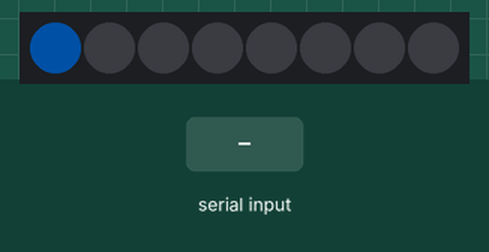
Recording of a sketch running on a simulated Arduino Uno, built with avr-gcc and run on an emulated ATmega328P. Shown: 8 RGB LEDs in strip order, left to right. The inputs (shaded band) are chosen by the test bench. Dim RGB values are drawn brighter than linear.

Above: at 1.2 s.
1.3 s: "90,45\n" received over Serial
At 2.1 s:
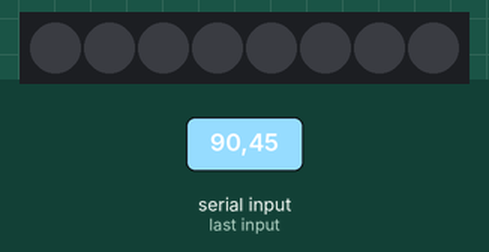
3.8 s: "v1\n" received over Serial
At 4.6 s:
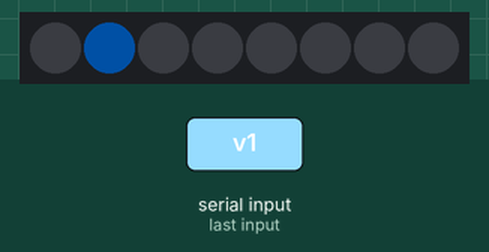
Timing chart, 0 to 6.8 s (numbered marks = the images above; inputs shaded):
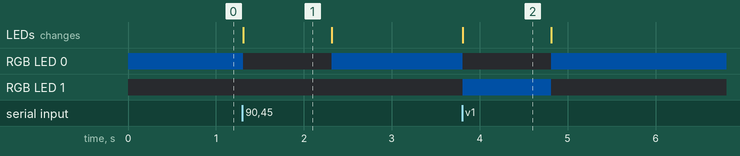

Measured:
- after the input at 1.3 s, RGB LED 0: RGB(0, 19, 39) → off at once, → RGB(0, 19, 39) 1.0 s later; the LEDs: change at once (image 1)
- after the input at 3.8 s, RGB LED 0: RGB(0, 19, 39) → off at once, → RGB(0, 19, 39) 1.0 s later; RGB LED 1: off → RGB(0, 19, 39) at once, → off 1.0 s later; the LEDs: change at once (image 2)
- what the display in image 1 shows lasts 1.0 s, from 1.3 s to 2.3 s

The sketch:

serialpixel.ino
```cpp
// A basic everyday NeoPixel strip test program.

// NEOPIXEL BEST PRACTICES for most reliable operation:
// - Add 1000 uF CAPACITOR between NeoPixel strip's + and - connections.
// - MINIMIZE WIRING LENGTH between microcontroller board and first pixel.
// - NeoPixel strip's DATA-IN should pass through a 300-500 OHM RESISTOR.
// - AVOID connecting NeoPixels on a LIVE CIRCUIT. If you must, ALWAYS
//   connect GROUND (-) first, then +, then data.
// - When using a 3.3V microcontroller with a 5V-powered NeoPixel strip,
//   a LOGIC-LEVEL CONVERTER on the data line is STRONGLY RECOMMENDED.
// (Skipping these may work OK on your workbench but can fail in the field)

#include <Adafruit_NeoPixel.h>
#ifdef __AVR__
 #include <avr/power.h> // Required for 16 MHz Adafruit Trinket
#endif

// Which pin on the Arduino is connected to the NeoPixels?
// On a Trinket or Gemma we suggest changing this to 1:
#define LED_PIN    6

// How many NeoPixels are attached to the Arduino?
#define LED_COUNT 8

int r = 0;
int g = 100;
int b = 200;
int pixel = 0;//0 through 7

int knob = 0;
int wait= 50;

// Declare our NeoPixel strip object:
Adafruit_NeoPixel strip(LED_COUNT, LED_PIN, NEO_GRB + NEO_KHZ800);
// Argument 1 = Number of pixels in NeoPixel strip
// Argument 2 = Arduino pin number (most are valid)
// Argument 3 = Pixel type flags, add together as needed:
//   NEO_KHZ800  800 KHz bitstream (most NeoPixel products w/WS2812 LEDs)
//   NEO_KHZ400  400 KHz (classic 'v1' (not v2) FLORA pixels, WS2811 drivers)
//   NEO_GRB     Pixels are wired for GRB bitstream (most NeoPixel products)
//   NEO_RGB     Pixels are wired for RGB bitstream (v1 FLORA pixels, not v2)
//   NEO_RGBW    Pixels are wired for RGBW bitstream (NeoPixel RGBW products)


// setup() function -- runs once at startup --------------------------------

void setup() {
  // These lines are specifically to support the Adafruit Trinket 5V 16 MHz.
  // Any other board, you can remove this part (but no harm leaving it):
#if defined(__AVR_ATtiny85__) && (F_CPU == 16000000)
  clock_prescale_set(clock_div_1);
#endif
  // END of Trinket-specific code.
  Serial.begin(9600);

  strip.begin();           // INITIALIZE NeoPixel strip object (REQUIRED)
  strip.show();            // Turn OFF all pixels ASAP
  strip.setBrightness(50); // Set BRIGHTNESS to about 1/5 (max = 255)
}


// loop() function -- runs repeatedly as long as board is on ---------------

void loop() {

  uint32_t color = strip.Color(r,g,b);

  if (Serial.available() > 0) {
    // get incoming byte:
    pixel = Serial.parseInt();
  }
    for(int i=0; i<strip.numPixels(); i++) { // For each pixel in strip...
      if(i == pixel){
        strip.setPixelColor(i, color);         //  Set pixel's color (in RAM)
      }
      else{
        strip.setPixelColor(i, strip.Color(0,0,0));         //  Set pixel's color (in RAM)
      }
      strip.show();                          //  Update strip to match
    }


//  delay(10);
}
```
